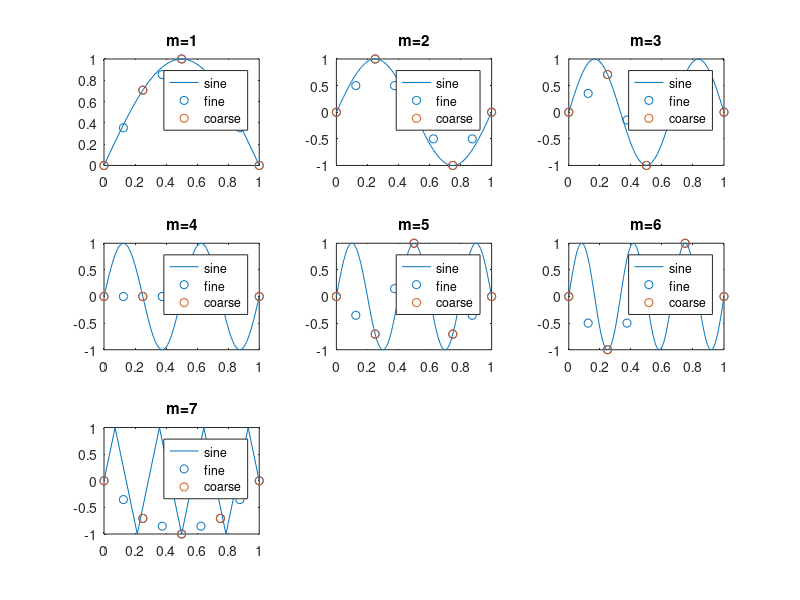

The MATLAB script that drew this image:
clear all; clc; close all;

K = 4;
N = 2*K;
h = 1/N;
P = zeros(N-1, K-1);
G = ceil(sqrt(8));

for i=1:K-1
    P(2*i-1, i) = 0.5;
    P(2*i+1, i) = 0.5;
    P(2*i,i) = 1;
end

xfine = h * (0:N)';
xcoarse = 2*h * (0:K)';

for m=1:N-1
    subplot(G, G, m);
    fplot(@(x) sin(m * pi * x), [0,1]);
    hold on;
    scatter(xfine, [0; P*sin(m * pi * xcoarse(2:K)); 0]);
    scatter(xcoarse, sin(m * pi * xcoarse));
    legend('sine', 'fine', 'coarse');
    title(sprintf('m=%d', m));
end